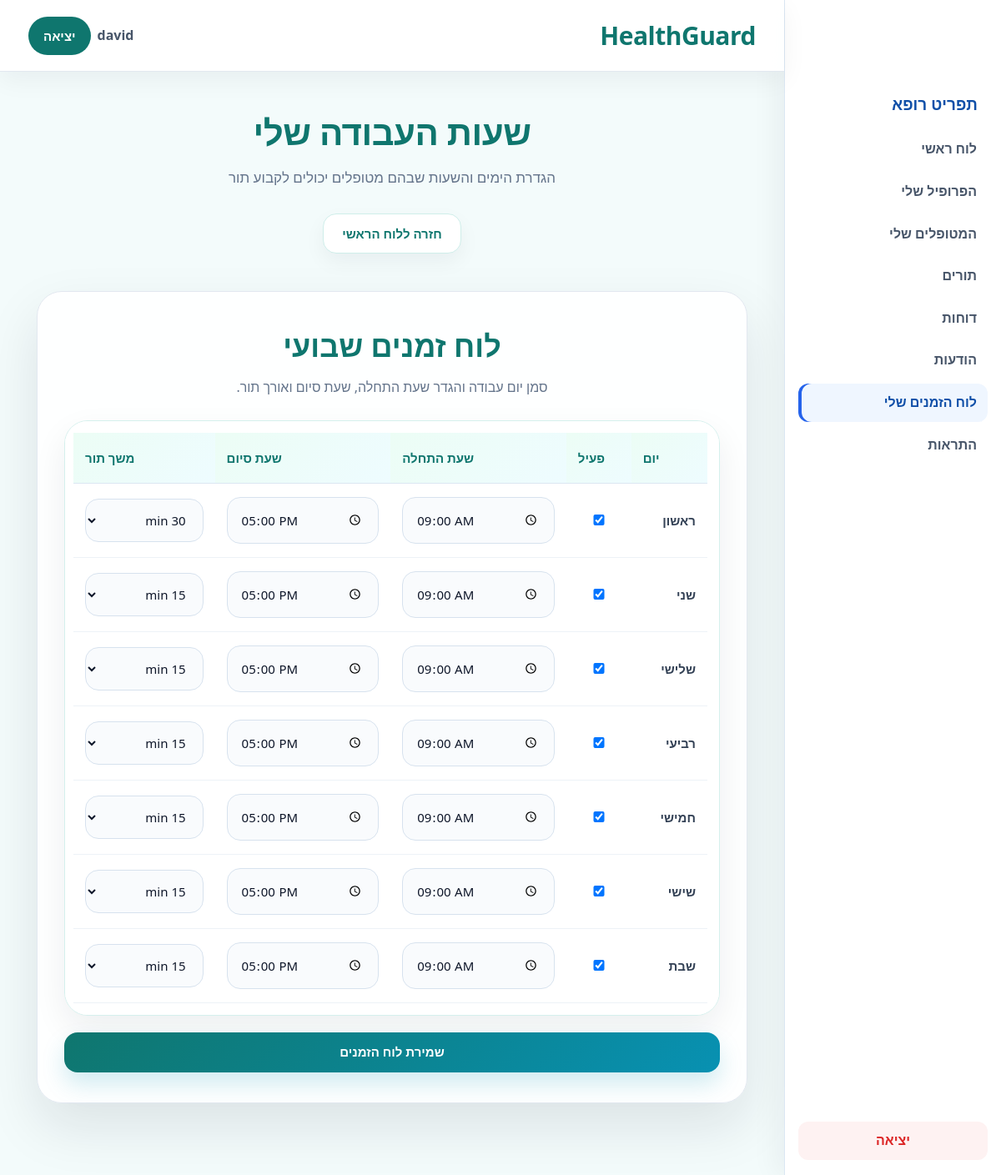
Screenshot of /doctor/my_schedule.php (signed in) with the database file from the repository.
### tables this page shows
CREATE TABLE `doctor_schedules` (
  `schedule_id` int(11) NOT NULL,
  `doctor_id` int(11) NOT NULL,
  `day_of_week` enum('Sunday','Monday','Tuesday','Wednesday','Thursday','Friday','Saturday') NOT NULL,
  `start_time` time NOT NULL,
  `end_time` time NOT NULL,
  `slot_duration` int(11) NOT NULL DEFAULT 30
);

### db_connection.php (called while the page is built, shortened)
<?php
function HebrewText($value)
{
    $translations = [
        'admin' => 'מנהל',
        'doctor' => 'רופא',
        'patient' => 'מטופל',
        'secretary' => 'מזכירות',
        'pending' => 'ממתין',
        'accepted' => 'אושר',
        'completed' => 'הושלם',
        'cancelled' => 'בוטל',
        'verified' => 'אושר',
        'rejected' => 'נדחה',
        'taken' => 'נלקחה',
        'skipped' => 'דולגה',
        'appointment' => 'תור',
        'medicine' => 'תרופה',
        'message' => 'הודעה',
        'report' => 'דוח',
        'nutrition' => 'תזונה',
        'cardiologist' => 'קרדיולוג',
        'dermatologist' => 'רופא עור',
        'ophthalmologist' => 'רופא עיניים',
        'orthopedic' => 'אורתופד',
        'dentist' => 'רופא שיניים',
        'dietitian' => 'דיאטן',
        'family_doctor' => 'רופא משפחה',
        'Sunday' => 'ראשון',
        'Monday' => 'שני',
        'Tuesday' => 'שלישי',
        'Wednesday' => 'רביעי',
        'Thursday' => 'חמישי',
        'Friday' => 'שישי',
        'Saturday' => 'שבת',
        'male' => 'זכר',
        'female' => 'נקבה',
        'other' => 'אחר',
        'Patients' => 'מטופלים',
        'Doctors' => 'רופאים',
        'Appointments' => 'תורים',
        'Reports' => 'דוחות',
    ];
    return $translations[$value] ?? $value;
}
?>

### doctor/my_schedule.php (the view, shortened to what this page needs)
<?php
include("../db_connection.php");
$conn = OpenCon();
$doctor_user_id = $_SESSION['user_id'];
$sqlDoctor = "SELECT *
              FROM doctors
              WHERE user_id='$doctor_user_id'";
$resultDoctor = mysqli_query($conn, $sqlDoctor);
$doctor = mysqli_fetch_assoc($resultDoctor);
$doctor_id = $doctor['doctor_id'];
$days = ["Sunday", "Monday", "Tuesday", "Wednesday", "Thursday", "Friday", "Saturday"];
$sqlSchedule = "SELECT *
                FROM doctor_schedules
                WHERE doctor_id='$doctor_id'";
$resultSchedule = mysqli_query($conn, $sqlSchedule);
$scheduleData = [];
while ($row = mysqli_fetch_assoc($resultSchedule)) {
    $scheduleData[$row['day_of_week']] = $row;
}
?>
<!DOCTYPE html>
<html lang="he" dir="rtl">
<head>
    <link rel="stylesheet" href="/HealthGuard/style.css">
</head>
<body class="doctor-page">
<?php include("../navbar.php"); ?>
<div class="section">
    <h1 class="section-title">שעות העבודה שלי</h1>
    <p class="section-subtitle">הגדרת הימים והשעות שבהם מטופלים יכולים לקבוע תור</p>
    <div class="hero-actions" style="justify-content:center; margin-bottom:25px;">
        <a href="/HealthGuard/doctor/doctor_dashboard.php" class="secondary-btn">חזרה ללוח הראשי</a>
    </div>
    <div class="form-container" style="min-height:auto; padding-top:20px;">
        <form class="form-box" method="POST" style="max-width:1000px;">
            <h2>לוח זמנים שבועי</h2>
            <p class="subtitle">סמן יום עבודה והגדר שעת התחלה, שעת סיום ואורך תור.</p>
            <div class="table-wrapper" style="margin-top:20px;">
                <table>
                    <tr>
                        <th>יום</th>
                        <th>פעיל</th>
                        <th>שעת התחלה</th>
                        <th>שעת סיום</th>
                        <th>משך תור</th>
                    </tr>
                    <?php
                    foreach ($days as $day) {
                        $s = $scheduleData[$day] ?? null;
                        $checked = "";
                        $start_time = "09:00";
                        $end_time = "17:00";
                        if ($s) {
                            $checked = "checked";
                            $start_time = $s['start_time'];
                            $end_time = $s['end_time'];
                        }
                    ?>
                    <tr>
                        <td><strong><?php echo HebrewText($day); ?></strong></td>
                        <td>
                            <input
                                type="checkbox"
                                name="active[<?php echo $day; ?>]"
                                value="1"
                                <?php echo $checked; ?>
                            >
                        </td>
                        <td>
                            <input
                                type="time"
                                name="start_time[<?php echo $day; ?>]"
                                value="<?php echo $start_time; ?>"
                            >
                        </td>
                        <td>
                            <input
                                type="time"
                                name="end_time[<?php echo $day; ?>]"
                                value="<?php echo $end_time; ?>"
                            >
                        </td>
                        <td>
                            <select name="slot_duration[<?php echo $day; ?>]">
                                <?php
                                foreach ([15, 30, 45, 60] as $m) {
                                    $sel = "";
                                    if ($s && (int)$s['slot_duration'] == $m) {
                                        $sel = "selected";
                                    }
                                ?>
                                    <option value="<?php echo $m; ?>" <?php echo $sel; ?>>
                                        <?php echo $m; ?> min
                                    </option>
                                <?php } ?>
                            </select>
                        </td>
                    </tr>
                    <?php } ?>
                </table>
            </div>
            <button type="submit" name="save_schedule" style="margin-top:20px;">שמירת לוח הזמנים</button>
        </form>
    </div>
</div>
</body>
</html>

### style.css (style rules this page uses)
* { margin: 0; padding: 0; box-sizing: border-box; }
html, body { min-height: 100%; font-family: "Segoe UI", Tahoma, Geneva, Verdana, sans-serif; scroll-behavior: smooth; }
html[dir="rtl"] body { direction: rtl; text-align: right; }
body { background: #f5f8fc; color: #1e293b; line-height: 1.6; }
a { text-decoration: none; transition: 0.25s ease; }
button, input, select, textarea { font: inherit; }
body.has-app-sidebar { padding-right: 260px; }
.primary-btn, .secondary-btn, .danger-btn, button, a.primary-btn, a.secondary-btn, a.danger-btn { display: inline-flex !important; align-items: center !important; justify-content: center !important; text-decoration: none !important; font-weight: 800 !important; font-size: 15px !important; line-height: 1 !important; cursor: pointer !important; border-radius: 16px !important; padding: 12px 22px !important; min-height: 48px !important; transition: 0.25s ease !important; border: none; }
.primary-btn, a.primary-btn, button { background: linear-gradient(135deg, #2563eb, #0ea5e9) !important; color: #ffffff !important; }
.secondary-btn, a.secondary-btn { background: #ffffff !important; color: #1e293b !important; border: 1px solid #d9e4ef !important; box-shadow: 0 10px 24px rgba(15, 23, 42, 0.05) !important; }
.section { width: 100%; max-width: 1380px; margin: 0 auto; padding: 38px 24px 42px; }
.section-title { font-size: 42px; font-weight: 800; text-align: center; margin-bottom: 8px; letter-spacing: -0.5px; }
.section-subtitle { text-align: center; font-size: 17px; color: #64748b; margin-bottom: 30px; }
.hero-actions { display: flex; justify-content: center; align-items: center; gap: 14px; flex-wrap: wrap; }
.form-container { min-height: calc(100vh - 86px); display: flex; justify-content: center; align-items: center; padding: 44px 20px; position: relative; }
.form-box { width: 100%; max-width: 580px; border-radius: 30px; padding: 36px 32px; background: rgba(255,255,255,0.96); border: 1px solid #e2e8f0; box-shadow: 0 28px 65px rgba(15, 23, 42, 0.10); }
.form-box h2 { text-align: center; font-size: 36px; font-weight: 900; margin-bottom: 8px; }
.subtitle { text-align: center; color: #64748b; font-size: 16px; margin-bottom: 26px; }
.form-box input, .form-box select, .form-box textarea { width: 100%; padding: 14px 16px; border-radius: 16px; border: 1px solid #d7e2ee; background: #f9fbfd; outline: none; color: #0f172a; transition: 0.25s ease; }
.form-box button { width: 100%; margin-top: 22px; color: #ffffff !important; background: linear-gradient(135deg, #2563eb, #0ea5e9) !important; box-shadow: 0 12px 24px rgba(37, 99, 235, 0.20) !important; }
.table-wrapper { width: 100%; overflow-x: auto; background: #ffffff; border-radius: 28px; border: 1px solid #e2e8f0; box-shadow: 0 16px 40px rgba(15, 23, 42, 0.07); padding: 14px; }
table { width: 100%; border-collapse: collapse; min-width: 760px; }
table th { text-align: left; padding: 18px 14px; font-size: 15px; font-weight: 900; color: #0f172a; background: linear-gradient(135deg, #eff6ff, #f8fbff); border-bottom: 1px solid #dbe7f2; }
table td { padding: 16px 14px; border-bottom: 1px solid #edf2f7; color: #334155; font-size: 15px; vertical-align: middle; }
.doctor-page { background: #f3fbfb; min-height: 100vh; }
.doctor-page .primary-btn, .doctor-page button { background: linear-gradient(135deg, #0f766e, #0891b2) !important; color: #ffffff !important; box-shadow: 0 14px 28px rgba(8, 145, 178, 0.18) !important; }
.doctor-page .secondary-btn { color: #0f766e !important; border-color: #cfeeea !important; }
.doctor-page .section-title, .doctor-page .form-box h2, .doctor-page .card h3 { color: #0f766e; }
.doctor-page .table-wrapper { border-color: #d5f0ed; }
.doctor-page table th { background: linear-gradient(135deg, #ecfdf5, #eefcff); color: #0f766e; }

### rows the page displays
doctor_schedules: start_time "09:00:00", end_time "17:00:00"
doctor_schedules: start_time "09:00:00", end_time "17:00:00"
doctor_schedules: start_time "09:00:00", end_time "17:00:00"
doctor_schedules: start_time "09:00:00", end_time "17:00:00"
doctor_schedules: start_time "09:00:00", end_time "17:00:00"
doctor_schedules: start_time "09:00:00", end_time "17:00:00"
doctor_schedules: start_time "09:00:00", end_time "17:00:00"

### other values shown
$site_name "HealthGuard"
$_SESSION['name'] "david"
$role_labels[$_SESSION['role']] "רופא"
$label "לוח ראשי"
$label "הפרופיל שלי"
$label "המטופלים שלי"
$label "תורים"
$label "דוחות"
$label "הודעות"
$label "לוח הזמנים שלי"
$label "התראות"
HebrewText($day) "ראשון"
HebrewText($day) "שני"
HebrewText($day) "שלישי"
HebrewText($day) "רביעי"
